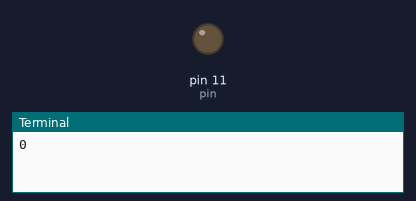
Bench run of a program on a simulated Raspberry Pi (header pin numbers). Shown: output pins drawn as LEDs (lit = HIGH), the last lines printed to the terminal.

Above: at 0.05 s.
At 0.95 s:
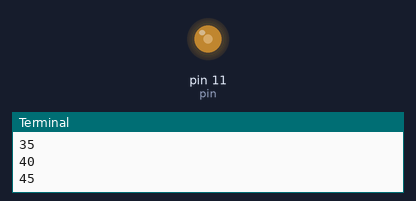
At 1.9 s:
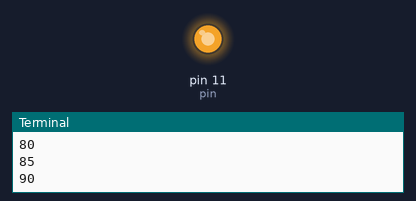
At 3.8 s:
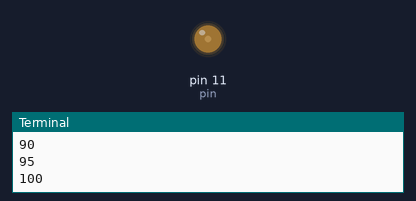
Timing chart, 0 to 5.5 s (numbered marks = the images above):
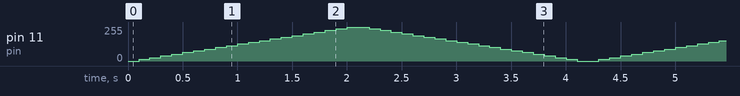

The program:

brightenledpwm.py
```python
#!/usr/bin/env python

import time
import RPi.GPIO as GPIO

pin = 11
GPIO.setmode(GPIO.BOARD)
GPIO.setup(pin, GPIO.OUT)

p = GPIO.PWM(pin, 50)  # channel=11 frequency=50Hz
p.start(0)
try:
    while 1:
        for dc in range(0, 101, 5):
            print dc
            p.ChangeDutyCycle(dc)
            time.sleep(0.1)
        for dc in range(100, -1, -5):
            p.ChangeDutyCycle(dc)
            time.sleep(0.1)
except KeyboardInterrupt:
    pass
p.stop()
GPIO.cleanup()
```
